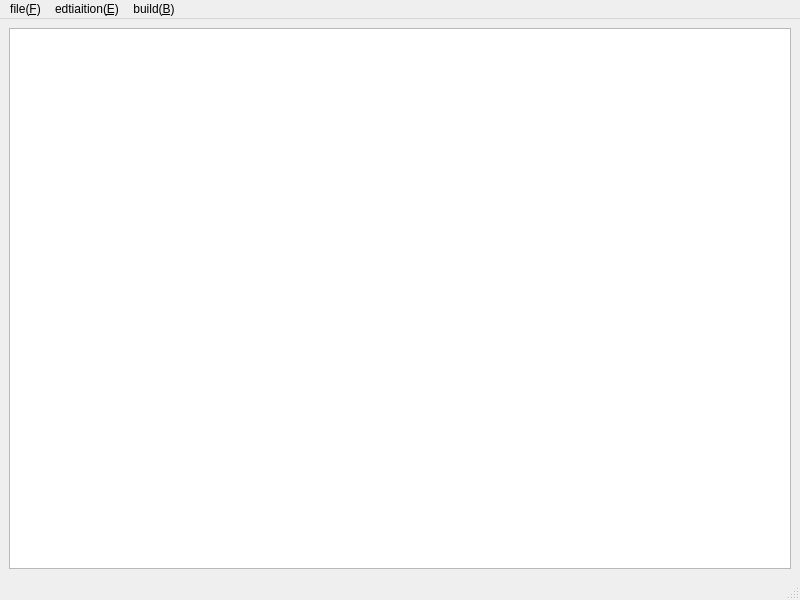
<?xml version="1.0" encoding="UTF-8"?>
<ui version="4.0">
 <class>MainWindow</class>
 <widget class="QMainWindow" name="MainWindow">
  <property name="geometry">
   <rect>
    <x>0</x>
    <y>0</y>
    <width>800</width>
    <height>600</height>
   </rect>
  </property>
  <property name="windowTitle">
   <string>MainWindow</string>
  </property>
  <widget class="QWidget" name="centralwidget">
   <layout class="QVBoxLayout" name="verticalLayout">
    <item>
     <widget class="QTextEdit" name="textEdit"/>
    </item>
   </layout>
  </widget>
  <widget class="QMenuBar" name="menubar">
   <property name="geometry">
    <rect>
     <x>0</x>
     <y>0</y>
     <width>800</width>
     <height>28</height>
    </rect>
   </property>
   <widget class="QMenu" name="menufile_F">
    <property name="title">
     <string>file(&amp;F)</string>
    </property>
    <addaction name="newAction"/>
    <addaction name="openAction"/>
    <addaction name="saveAction"/>
   </widget>
   <widget class="QMenu" name="menuedtiaition_E">
    <property name="title">
     <string>edtiaition(&amp;E)</string>
    </property>
   </widget>
   <widget class="QMenu" name="menubuild_B">
    <property name="title">
     <string>build(&amp;B)</string>
    </property>
   </widget>
   <addaction name="menufile_F"/>
   <addaction name="menuedtiaition_E"/>
   <addaction name="menubuild_B"/>
  </widget>
  <widget class="QStatusBar" name="statusbar"/>
  <action name="newAction">
   <property name="text">
    <string>create(&amp;N)</string>
   </property>
  </action>
  <action name="openAction">
   <property name="text">
    <string>open(&amp;O)</string>
   </property>
  </action>
  <action name="saveAction">
   <property name="text">
    <string>Save as(&amp;S)</string>
   </property>
  </action>
 </widget>
 <resources/>
 <connections/>
</ui>
